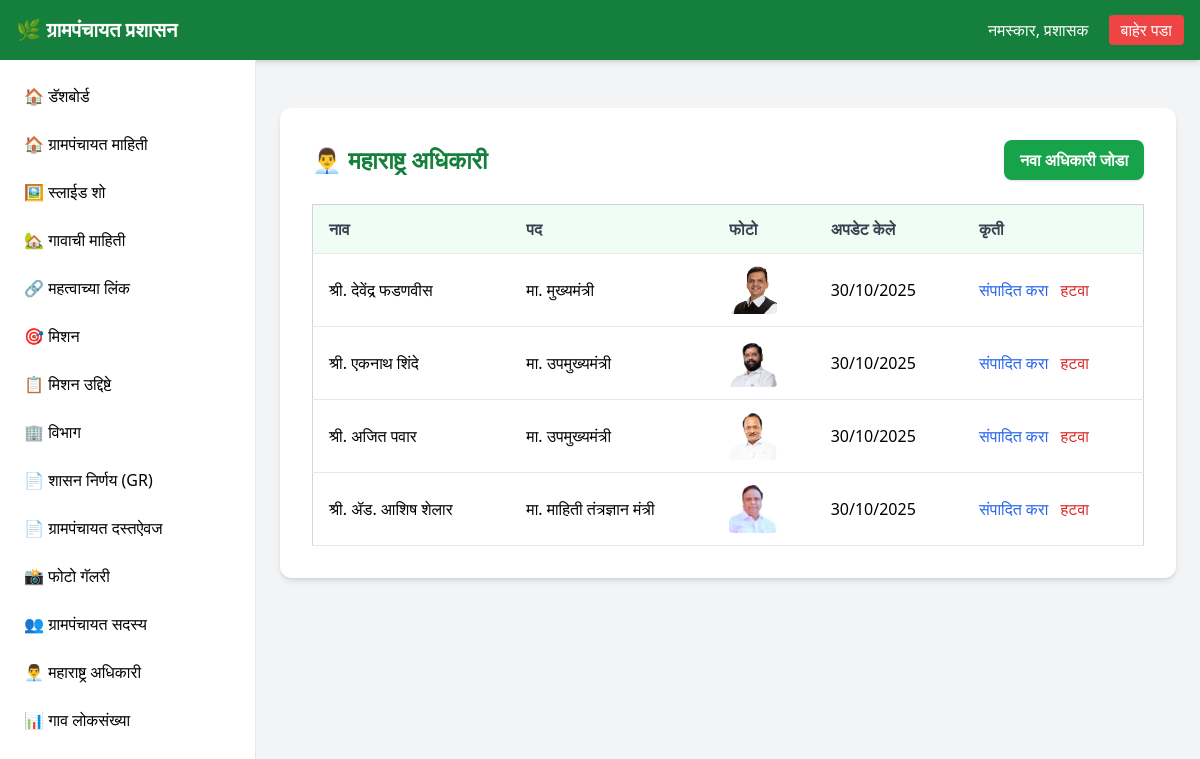
The app's page /dashboard/maharastra-officers/ (signed in) with its own data.
### api/models.py (models this page shows, shortened)
class MaharastraOfficers(models.Model):
    name = models.CharField(max_length=200, blank=True)
    position = models.CharField(max_length=200, blank=True)
    photo = models.ImageField(upload_to='maharastra_officers_photos/', blank=True)
    updated_at = models.DateTimeField(auto_now=True)

### api/views.py (the view)
# urls.py: path('dashboard/maharastra-officers/', views.maharastra_officers_list, name='maharastra-officers-list'),
@login_required(login_url='/admin/login/')
def maharastra_officers_list(request):
    maharastra_officers = MaharastraOfficers.objects.all()
    return render(request, 'dashboard/maharastra_officers_list.html', {'maharastra_officers': maharastra_officers})

### api/templates/dashboard/maharastra_officers_list.html (shortened to what this page needs)
{% extends 'dashboard/dashboard.html' %}
{% block content %}
<div class="max-w-6xl mx-auto bg-white p-8 mt-6 rounded-xl shadow-md">
    <div class="flex justify-between items-center mb-6">
        <h2 class="text-2xl font-bold text-green-700">
            👨‍💼 महाराष्ट्र अधिकारी
        </h2>
        <a href="{% url 'maharastra-officers-create' %}" class="bg-green-600 hover:bg-green-700 text-white font-semibold px-4 py-2 rounded-lg shadow">
            नवा अधिकारी जोडा
        </a>
    </div>
    {% if maharastra_officers %}
        <div class="overflow-x-auto">
            <table class="min-w-full bg-white border border-gray-300">
                <thead class="bg-green-50">
                    <tr>
                        <th class="py-3 px-4 border-b text-left font-semibold text-gray-700">नाव</th>
                        <th class="py-3 px-4 border-b text-left font-semibold text-gray-700">पद</th>
                        <th class="py-3 px-4 border-b text-left font-semibold text-gray-700">फोटो</th>
                        <th class="py-3 px-4 border-b text-left font-semibold text-gray-700">अपडेट केले</th>
                        <th class="py-3 px-4 border-b text-left font-semibold text-gray-700">कृती</th>
                    </tr>
                </thead>
                <tbody>
                    {% for officer in maharastra_officers %}
                        <tr class="hover:bg-gray-50">
                            <td class="py-3 px-4 border-b">{{ officer.name }}</td>
                            <td class="py-3 px-4 border-b">{{ officer.position }}</td>
                            <td class="py-3 px-4 border-b">
                                {% if officer.photo %}
                                    <img src="{{ officer.photo.url }}" alt="{{ officer.name }}" class="w-12 h-12 object-cover rounded">
                                {% else %}
                                    <span class="text-gray-500">नाही</span>
                                {% endif %}
                            </td>
                            <td class="py-3 px-4 border-b">{{ officer.updated_at|date:"d/m/Y" }}</td>
                            <td class="py-3 px-4 border-b">
                                <a href="{% url 'maharastra-officers-update' officer.pk %}" class="text-blue-600 hover:text-blue-800 mr-2">संपादित करा</a>
                                <a href="{% url 'maharastra-officers-delete' officer.pk %}" class="text-red-600 hover:text-red-800">हटवा</a>
                            </td>
                        </tr>
                    {% endfor %}
                </tbody>
            </table>
        </div>
    {% else %}
        <p class="text-gray-600 text-center py-8">कोणतेही अधिकारी आढळले नाहीत. <a href="{% url 'maharastra-officers-create' %}" class="text-green-600 hover:text-green-700">नवा जोडा</a>.</p>
    {% endif %}
</div>
{% endblock %}

### records on screen
MaharastraOfficers: name "श्री. देवेंद्र फडणवीस", position "मा. मुख्यमंत्री", photo (picture), updated_at "30/10/2025"
MaharastraOfficers: name "श्री. एकनाथ शिंदे", position "मा. उपमुख्यमंत्री", photo (picture), updated_at "30/10/2025"
MaharastraOfficers: name "श्री. अजित पवार", position "मा. उपमुख्यमंत्री", photo (picture), updated_at "30/10/2025"
MaharastraOfficers: name "श्री. ॲड. आशिष शेलार", position "मा. माहिती तंत्रज्ञान मंत्री", photo (picture), updated_at "30/10/2025"
